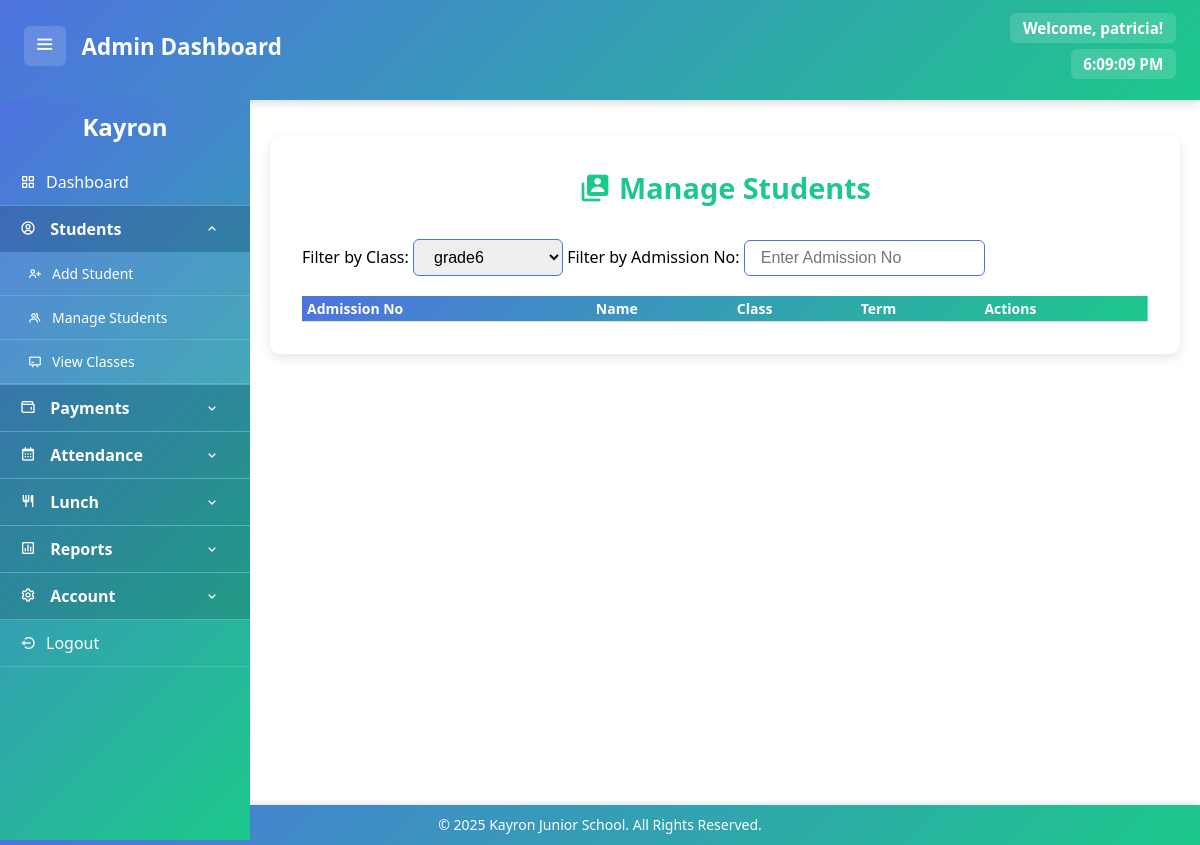
Page /php/manage-students.php?class=grade6 (signed in) on the earlier database version.
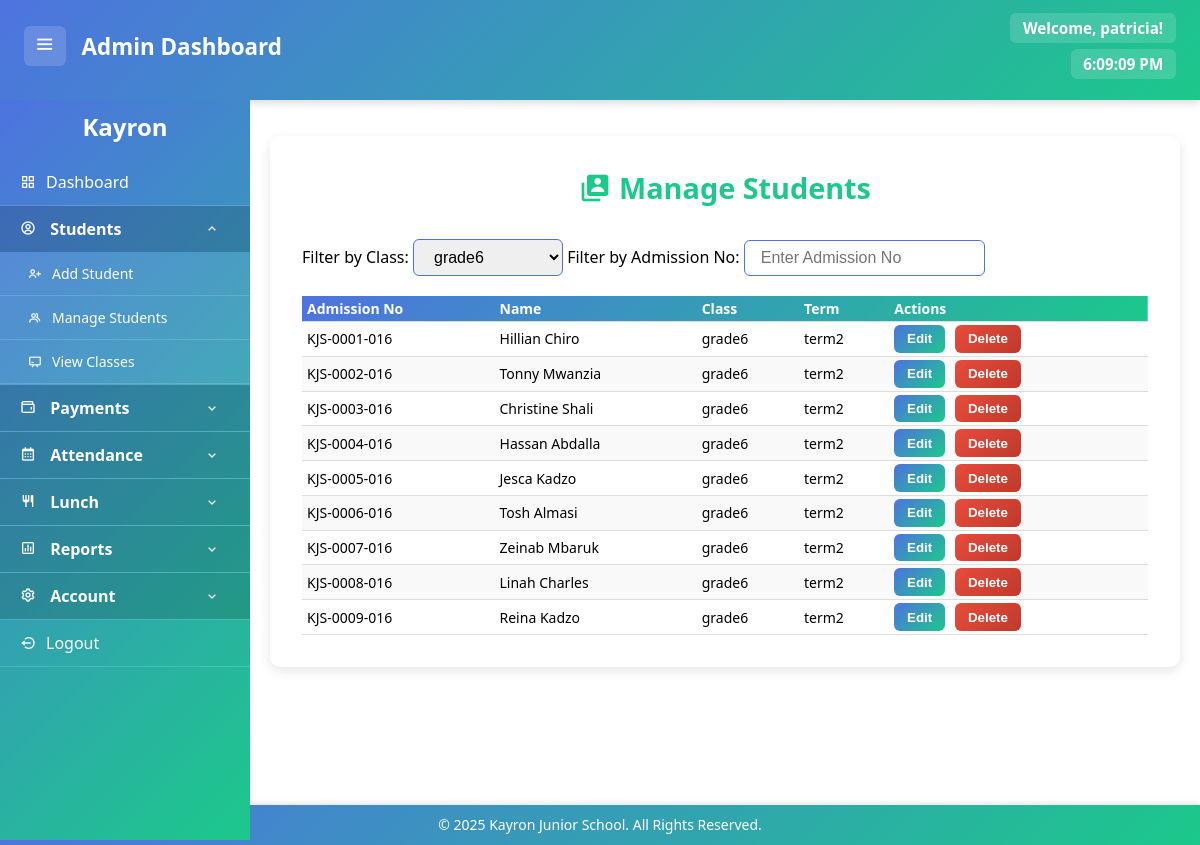
Same page on the later database version.
### tables this page shows
CREATE TABLE student_records (
    id INT AUTO_INCREMENT PRIMARY KEY,
    admission_no VARCHAR(20) NOT NULL UNIQUE,
    birth_cert VARCHAR(20),
    name VARCHAR(100) NOT NULL,
    dob DATE,
    gender ENUM('male', 'female') NOT NULL,
    student_photo LONGBLOB,
    class ENUM(
        'babyclass', 'intermediate', 'pp1', 'pp2',
        'grade1', 'grade2', 'grade3', 'grade4', 'grade5', 'grade6'
    ) NOT NULL,
    term ENUM('term1', 'term2', 'term3') NOT NULL,
    religion ENUM('christian', 'muslim', 'other'),
    guardian VARCHAR(100),
    phone VARCHAR(20),
    alt_phone VARCHAR(20), 
    created_at TIMESTAMP DEFAULT CURRENT_TIMESTAMP
);

### php/manage-students.php (the view, shortened to what this page needs)
<?php
include 'db.php';
$classes = ['babyclass', 'intermediate', 'PP1', 'PP2', 'grade1', 'grade2', 'grade3', 'grade4', 'grade5', 'grade6'];
$class_filter = $_GET['class'] ?? '';
$sql = "SELECT * FROM student_records WHERE 1=1";
$params = [];
$types = '';
if ($class_filter !== '') {
    $sql .= " AND class = ?";
    $params[] = $class_filter;
    $types .= 's';
}
$stmt = $conn->prepare($sql);
if (!empty($params)) {
    $stmt->bind_param($types, ...$params);
}
$stmt->execute();
$result = $stmt->get_result();
?>
<!DOCTYPE html>
<html lang="en">
<head>
    <link rel="stylesheet" href="../style/style-sheet.css">
    <link href='https://unpkg.com/boxicons@2.1.4/css/boxicons.min.css' rel='stylesheet'>
</head>
<body>
    <?php include '../includes/header.php'; ?>
    <div class="dashboard-container">
        <?php include '../includes/sidebar.php'; ?>
        <main class="content">
            <div class="manage-container">
    <h2><i class='bx bxs-user-account'></i> Manage Students</h2>
    <label for="class-filter">Filter by Class:</label>
    <select id="class-filter">
        <?php foreach ($classes as $class): ?>
            <option value="<?= $class ?>" <?= $class_filter == $class ? 'selected' : '' ?>><?= $class ?></option>
        <?php endforeach; ?>
    </select>
    <label for="admission-filter">Filter by Admission No:</label>
    <input type="text" id="admission-filter" placeholder="Enter Admission No" value="<?= isset($_GET['admission']) ? htmlspecialchars($_GET['admission']) : '' ?>">
    <table border="1">
        <thead>
            <tr>
                <th>Admission No</th>
                <th>Name</th>
                <th>Class</th>
                <th>Term</th>
                <th>Actions</th>
            </tr>
        </thead>
        <tbody id="student-table-body">
            <?php while ($student = $result->fetch_assoc()): ?>
                <tr>
                    <td><?= $student['admission_no']; ?></td>
                    <td><?= $student['name']; ?></td>
                    <td><?= $student['class']; ?></td>
                    <td><?= $student['term']; ?></td>
                    <td>
                        <button class="edit-btn" data-id="<?= $student['admission_no']; ?>">Edit</button>
                        <button class="delete-btn" data-id="<?= $student['admission_no']; ?>">Delete</button>
                    </td>
                </tr>
            <?php endwhile; ?>
        </tbody>
    </table>
</div>
    </main>
</div>
    <?php include '../includes/footer.php'; ?>
</body>
</html>

Differences in the rows shown:
added student_records: admission_no "KJS-0001-016", name "Hillian Chiro", class "grade6", term "term2"
added student_records: admission_no "KJS-0002-016", name "Tonny Mwanzia", class "grade6", term "term2"
added student_records: admission_no "KJS-0003-016", name "Christine Shali", class "grade6", term "term2"
added student_records: admission_no "KJS-0004-016", name "Hassan Abdalla", class "grade6", term "term2"
added student_records: admission_no "KJS-0005-016", name "Jesca Kadzo", class "grade6", term "term2"
added student_records: admission_no "KJS-0006-016", name "Tosh Almasi", class "grade6", term "term2"
added student_records: admission_no "KJS-0007-016", name "Zeinab Mbaruk", class "grade6", term "term2"
added student_records: admission_no "KJS-0008-016", name "Linah Charles", class "grade6", term "term2"
added student_records: admission_no "KJS-0009-016", name "Reina Kadzo", class "grade6", term "term2"
